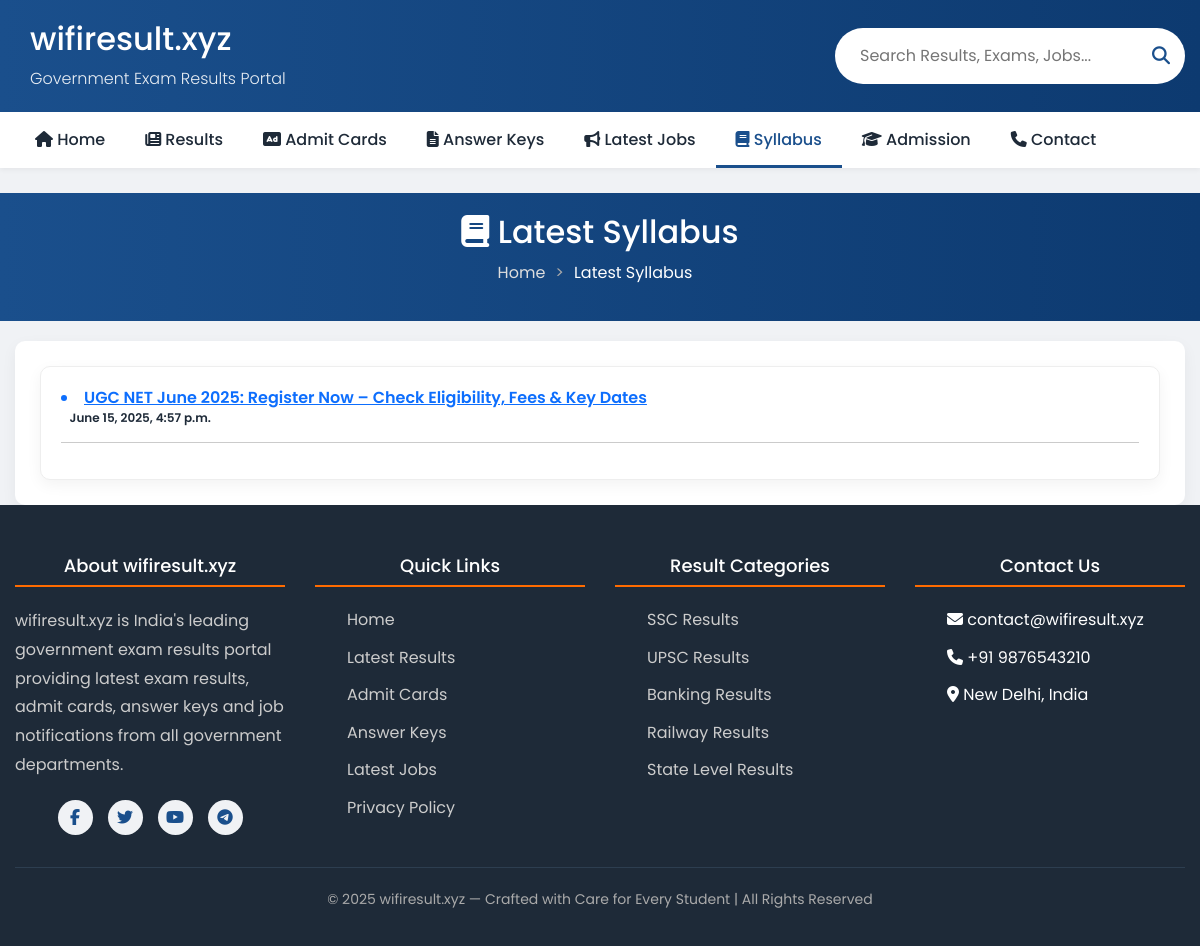
Page /syllabus/ on the committed database.
### wifiapp1/models.py (models this page shows, shortened)
class Syllabus(models.Model):
    title = models.CharField(max_length=400, blank=True, null=True)
    description = models.TextField(max_length=300, blank=True, null=True)
    keywords = models.TextField(max_length=300,blank=True, null=True)
    image = models.ImageField(upload_to='og_images/', blank=True, null=True, help_text="Open Graph image for social sharing")
    image_alt = models.CharField(max_length=255,blank=True,null=True,help_text="Alternate text for OG Image (used in og:image:alt)")
    updated_at = models.DateTimeField(auto_now=True)  # automatic on update
    post_date = models.CharField(max_length=100,blank=True, null=True)
    vacancy_info = RichTextField(blank=True, null=True)
    online_application_date= models.CharField(max_length=400,blank=True, null=True)
    online_last_date = models.CharField(max_length=100,blank=True, null=True)
    receipt_of_application = models.CharField(max_length=100,blank=True, null=True)
    last_date_fee = models.CharField(max_length=100,blank=True, null=True)
    correction_date = models.CharField(max_length=100,blank=True, null=True)
    exam_date = models.CharField(max_length=100,blank=True, null=True)
    exam_date1 = models.CharField(max_length=100,blank=True, null=True)
    exam_date2 = models.CharField(max_length=100,blank=True, null=True)
    exam_date3 = models.CharField(max_length=100,blank=True, null=True)
    admit_card_available = models.CharField(max_length=100,blank=True, null=True)
    answerkey_available_date = models.CharField(max_length=100,blank=True, null=True)
    result_available = models.CharField(max_length=100,blank=True, null=True)
    final_result_available = models.CharField(max_length=100,blank=True, null=True)
    applecation_fee= RichTextField(blank=True, null=True)
    subject_details = RichTextField(blank=True, null=True)
    eligibility_criteria=RichTextField(blank=True, null=True)
    selection_process= RichTextField(blank=True, null=True)
    important_information= RichTextField(blank=True, null=True)
    how_to_apply= RichTextField(blank=True, null=True)
    apply_online_link=models.URLField(blank=True, null=True)
    admitcard_link=models.URLField(blank=True, null=True)
    answerkeyI_link=models.URLField(blank=True, null=True)
    answerkeyII_link=models.URLField(blank=True, null=True)
    result_link=models.URLField(blank=True, null=True)
    resultI_link=models.URLField(blank=True, null=True)
    resultII_link=models.URLField(blank=True, null=True)
    result_final_link=models.URLField(blank=True, null=True)
    notification_link=models.URLField(blank=True, null=True)
    officialwebsite_link=models.URLField(blank=True, null=True)
    slug=models.SlugField(unique=True, blank=True)
    active = models.BooleanField(default=True)
    status = models.CharField(max_length=100, choices=STATUS_CHOICES, default='draft')

### wifiapp1/views.py (the view)
# urls.py: path('syllabus/', views.syllabus, name='syllabus'),
def syllabus(request):
    syllabuss=Syllabus.objects.all()
    return render(request, 'mainfile/syllabus.html',{'syllabuss':syllabuss})

### templates/mainfile/syllabus.html (shortened to what this page needs)
{% extends "basefile/base.html" %}
{% load static %}
{% block seo %}
    <link rel="stylesheet" href="https://cdnjs.cloudflare.com/ajax/libs/font-awesome/6.4.0/css/all.min.css">
    <link rel="stylesheet" href="{% static 'css/base.css' %}">
{% endblock seo %}
{% block body %}
    <section class="page-header">
        <div class="container">
            <h1 style="font-size:2rem;">  <i class="fas fa-book"></i> Latest Syllabus</h1>
            <ul class="breadcrumb">
                <li><a href="/">Home</a></li>
                <li>Latest Syllabus</li>
            </ul>
        </div>
    </section>
    <main class="container">
        <div class="results-layout">
            <section class="results-section">
                    <div class="result-card">
                        <div class="result-content">
                             {% for  syllabus in  syllabuss reversed %}
                            <h3 class="result-title"> <a href="{{ syllabus.slug}}" target="_blank"> <li class="fs-6">  {{  syllabus.title }}</li>
                             </a>   &nbsp;&nbsp;  <span class="result-date">{{ syllabus.updated_at}}</span></h3><hr>
{% endfor %}
                        </div>
            </section>
        </div>
    </main>
{% endblock body %}

### static/css/base.css (style rules this page uses)
:root { --primary: #1a4f8c; --secondary: #ff6b00; --accent: #00a651; --light: #f5f8fa; --dark: #1e2a38; --danger: #e74c3c; --success: #2ecc71; --warning: #f39c12; }
* { margin: 0; padding: 0; box-sizing: border-box; font-family: 'Poppins', sans-serif; }
body { background-color: #f0f2f5; color: #333; line-height: 1.6; }
.container { width: 100%; max-width: 1200px; margin: 0 auto; padding: 0 15px; }

### templates/mainfile/syllabus.html (style rules this page uses)
:root { --primary: #1a4f8c; --secondary: #ff6b00; --accent: #00a651; --light: #f5f8fa; --dark: #1e2a38; --danger: #e74c3c; --success: #2ecc71; --warning: #f39c12; }
* { margin: 0; padding: 0; box-sizing: border-box; font-family: 'Poppins', sans-serif; }
body { background-color: #f0f2f5; color: #333; line-height: 1.6; }
.container { width: 100%; max-width: 1200px; margin: 0 auto; padding: 0 15px; }
.page-header { background: linear-gradient(to right, var(--primary), #0d3a70); color: white; padding: 20px 0; margin-bottom: 20px; text-align: center; }
.breadcrumb { display: flex; justify-content: center; list-style: none; }
.breadcrumb li { margin: 0 5px; }
.breadcrumb li a { color: #ddd; text-decoration: none; }
.breadcrumb li::after { content: '>'; margin-left: 10px; color: #aaa; }
.breadcrumb li:last-child::after { content: ''; }
.results-section { background: white; border-radius: 10px; padding: 25px; box-shadow: 0 5px 15px rgba(0,0,0,0.05); }
.result-card { background: white; border-radius: 10px; overflow: hidden; box-shadow: 0 5px 15px rgba(0,0,0,0.05); transition: all 0.3s; border: 1px solid #eee; }
.result-content { padding: 20px; }
.result-title { font-size: 12px; font-weight: 600; color: var(--dark); margin-bottom: 15px; line-height: 1.4; }

### rows in the picture
Syllabus: title "UGC NET June 2025: Register Now – Check Eligibility, Fees & Key Dates", updated_at "June 15, 2025, 4:57 p.m."
